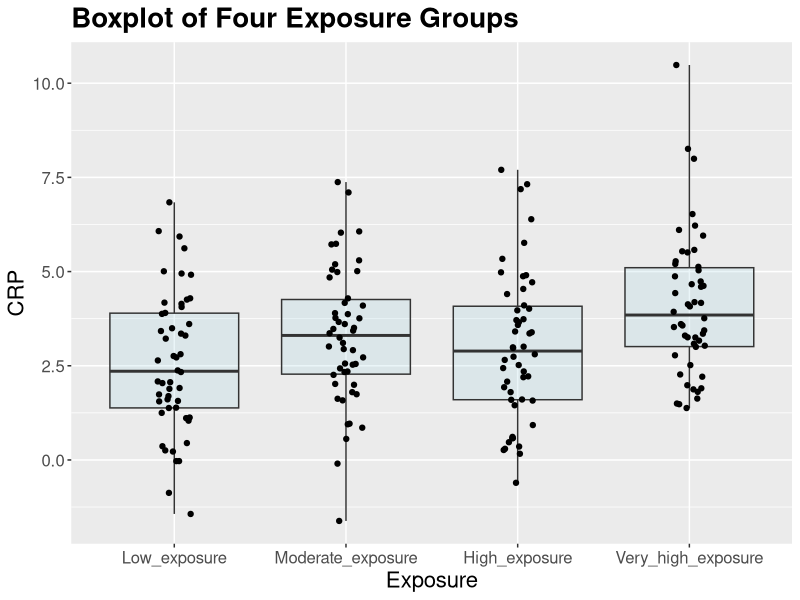

This figure's R source:
## ---- chunk 1

library(knitr)
set.seed(123)  # for reproducibility
Low_exposure <- rnorm(50, mean = 2.5, sd = 2)
Moderate_exposure <- rnorm(50, mean = 3.0, sd = 2)
High_exposure <- rnorm(50, mean = 3.5, sd = 2)
Very_high_exposure <- rnorm(50, mean = 4, sd = 2)

# Combine data into a single data frame with the desired column names

data <- data.frame(
  CRP = c(Low_exposure, Moderate_exposure, High_exposure, Very_high_exposure),
  Exposure = rep(c("Low_exposure","Moderate_exposure","High_exposure", "Very_high_exposure"), each = 50)
)

# Reorder the levels of the 'exposure' factor variable
data$Exposure <- factor(data$Exposure, levels = c("Low_exposure", "Moderate_exposure", "High_exposure", "Very_high_exposure"))

kable(head(data), caption = "Table 2: CRP values of individuals in the four exposure groups")##show the table of the data 

## ---- chunk 2
library(ggplot2)

# Visualize the data
ggplot(data, aes(x = Exposure, y = CRP)) +
  geom_boxplot(coef = 5, fill = "lightblue", alpha = 0.25) +
  geom_point(position = position_jitter(width = .1)) +
  labs(title = "Boxplot of Four Exposure Groups")+
  theme(
    plot.title = element_text(size = 20, face = "bold"),
    axis.title.x = element_text(size = 16),
    axis.title.y = element_text(size = 16),
    axis.text.x = element_text(size = 12),
    axis.text.y = element_text(size = 12),
    legend.title = element_text(size = 16),
    legend.text = element_text(size = 14)
  )


## ---- chunk 3
# Perform one-way ANOVA
anova_result <- aov(CRP ~ Exposure, data = data)
summary(anova_result)

## ---- chunk 4
# Perform Tukey post-hoc test
tukey_result <- TukeyHSD(anova_result)
tukey_result
